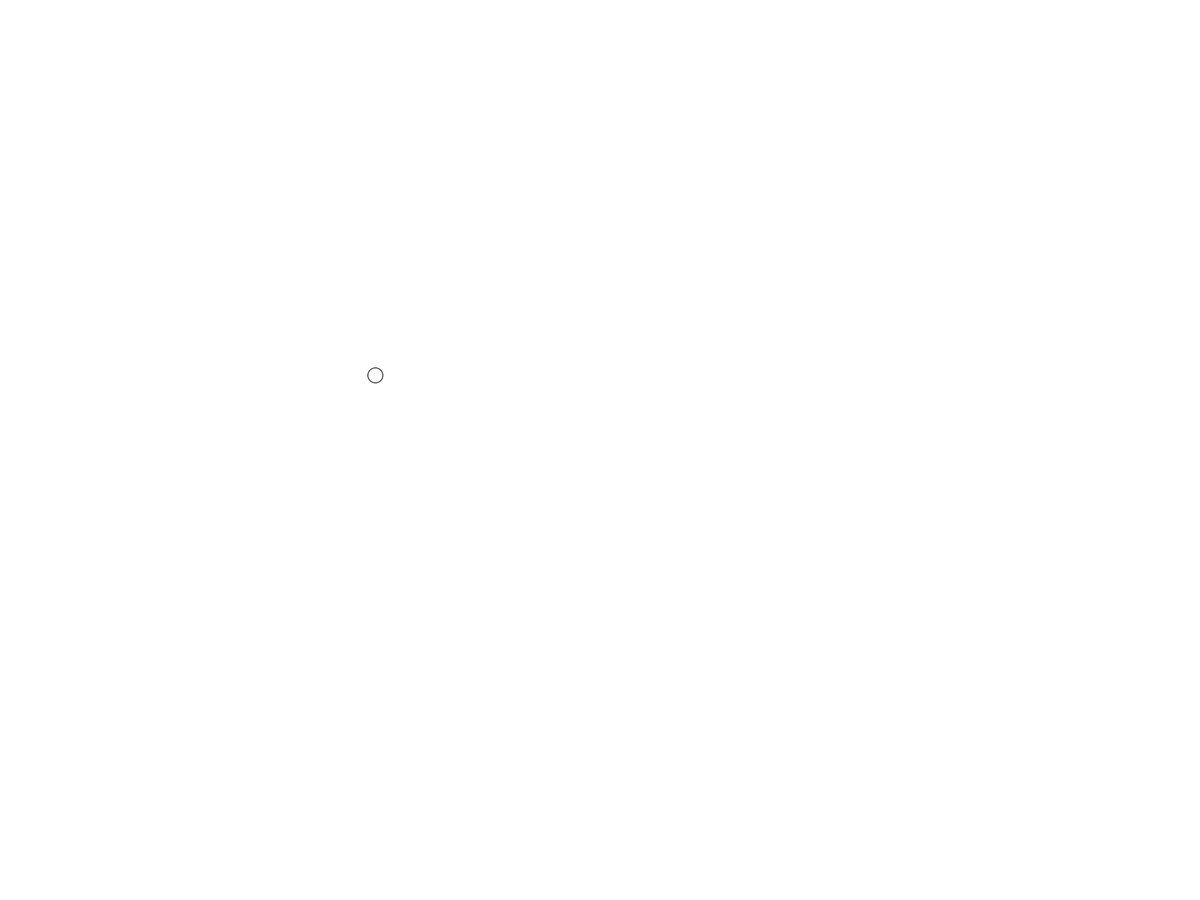
Frame 1 (no input)
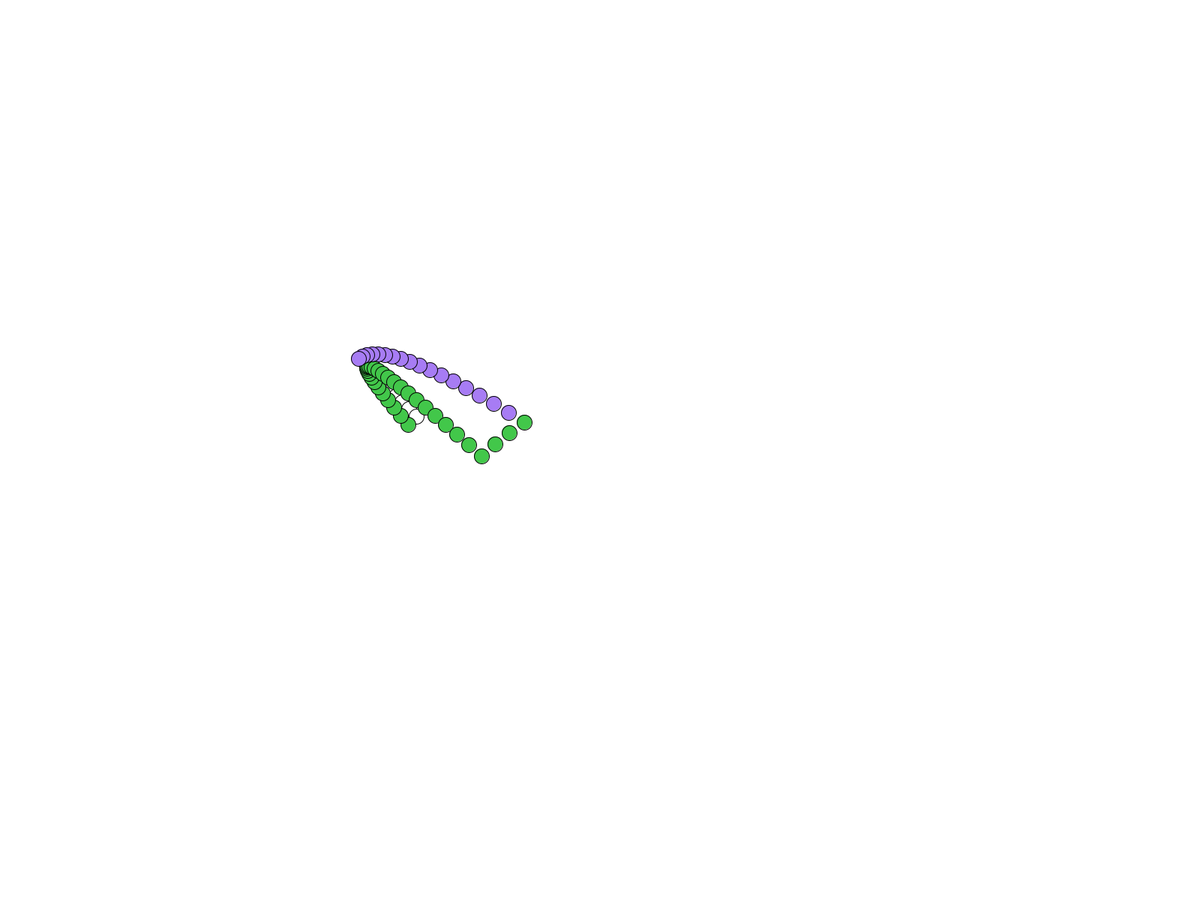
Frame 60 (the mouse pressed at the canvas centre just before this capture)
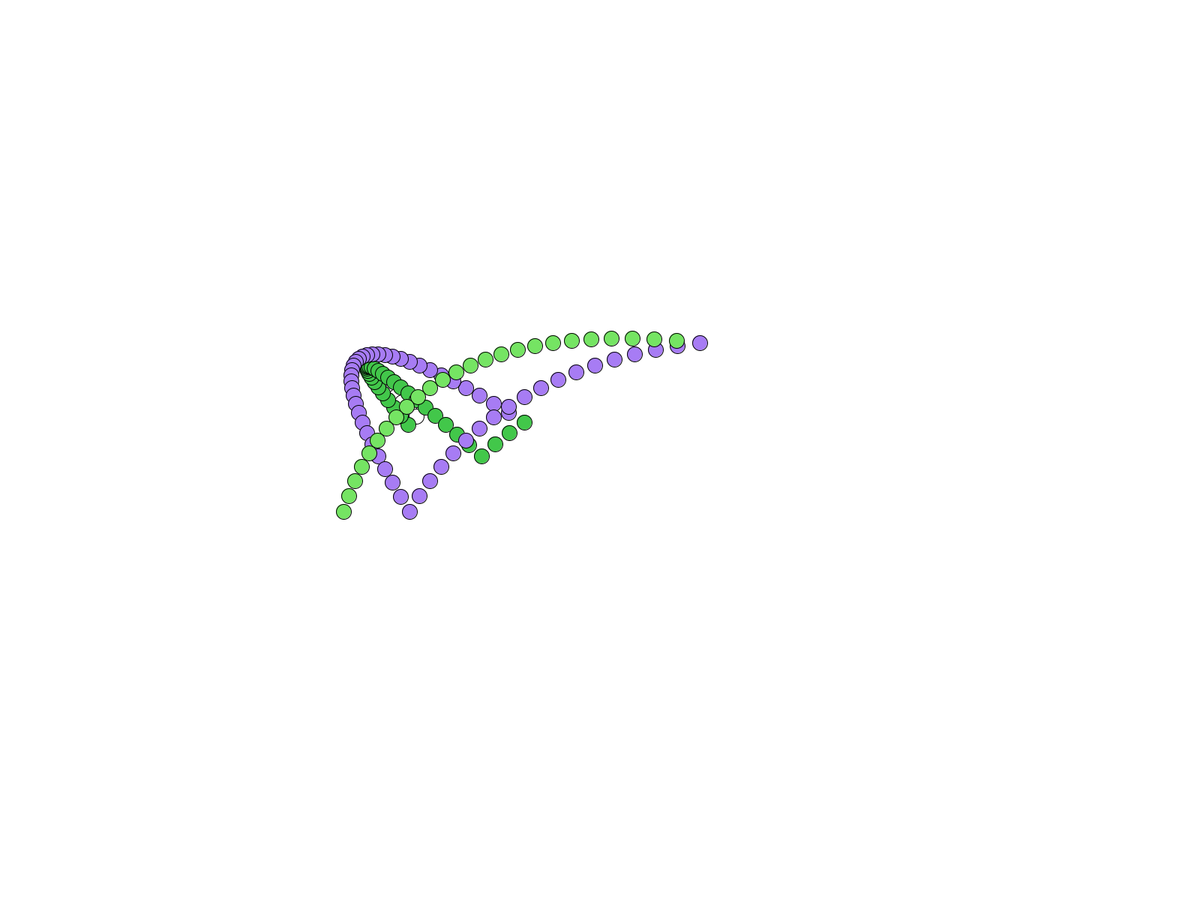
Frame 120 (the mouse held since frame 60 and released just before this capture)

The Processing sketch that drew these frames (run headless with seeded random() and noise(); from frame 60 on, the mouse is pressed at the canvas centre):

// Processing sketch: WeirdBall
// ── WeirdBall.pde
int x = 500;
int y = 500;
int xdir = 0;
int ydir = 0;
int xbound = 10;
int ybound = 10;
void setup(){
  fullScreen();
  background(255);
}

void draw(){
float R = random(0, 255);
float G = random(0, 255);
float B = random(0, 255);
  x = x + xdir;
  y = y + ydir;
  ellipse(x, y, 20, 20);
  xdir++;
  ydir++;
  if(xdir > xbound) {
   xdir = xdir * -1;
   xbound = xbound + 10; 
   fill(R, G, B);
  }else if (ydir > ybound){
    ydir = ydir * -1;
    ybound = ybound + 5;
  }else if( y > height || y < 0){
   ydir = ydir * - 1;
   fill(R,G,B);
  }else if(x > width || x < 0){
    xdir = xdir * -1;
    fill(R,G,B);
  }
  
  
}
